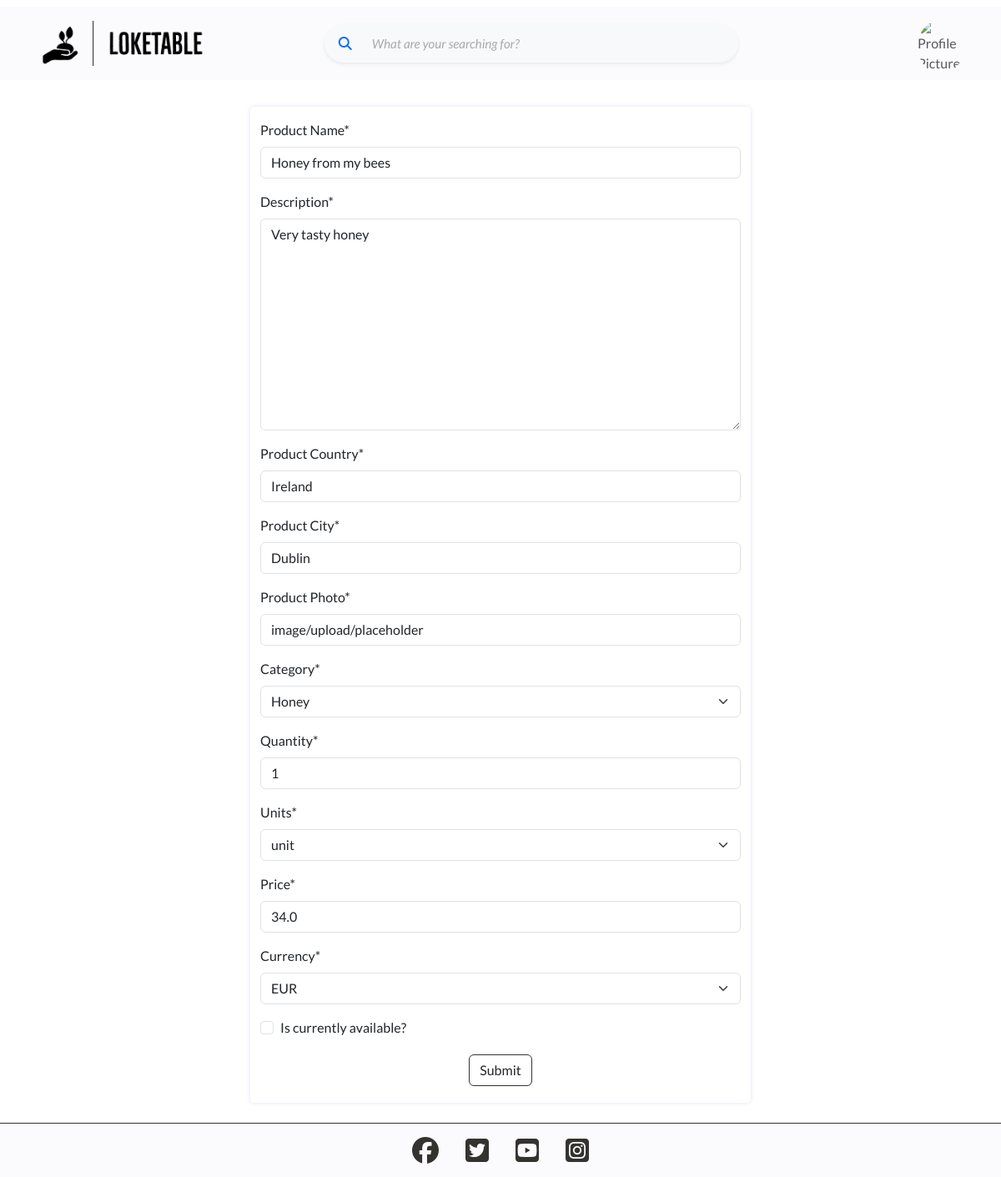
The app's page /products/edit/honey-from-my-bees/3/ (signed in), older data.
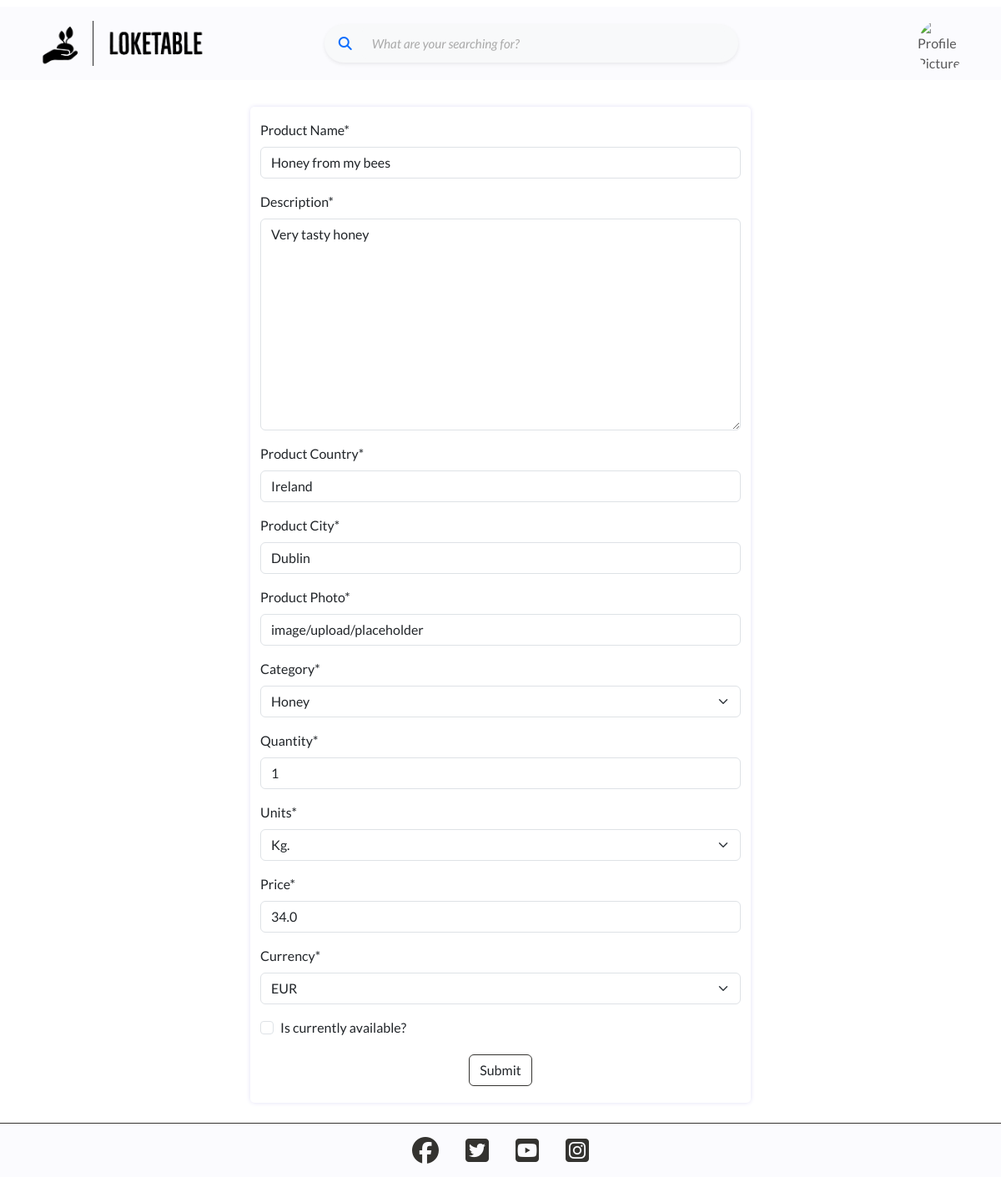
The same page, newer data.
### products/models.py (models this page shows, shortened)
class Product(models.Model):
    user = models.ForeignKey(
        User,
        on_delete=models.CASCADE,
        related_name="producer"
        )
    title = models.CharField(max_length=30, null=False, blank=False)
    description = models.TextField(max_length=1000, null=False, blank=False)
    country = models.CharField(max_length=30)
    city = models.CharField(max_length=30)
    created_date = models.DateTimeField(auto_now_add=True)
    updated_date = models.DateTimeField(auto_now=True)
    image = CloudinaryField('image', default='placeholder')
    category = models.CharField(
        max_length=50,
        choices=CATEGORIES,
        default="other"
        )
    price = models.FloatField()
    currency = models.CharField(
        max_length=10,
        choices=CURRENCIES,
        default="eur"
        )
    available = models.BooleanField()
    quantity = models.IntegerField(null=False, blank=False)
    units = models.CharField(
        max_length=10,
        choices=UNIT_CHOICES,
        default='unit'
    )
    slug = models.SlugField(max_length=200)
    favorited_by = models.ManyToManyField(
        User, related_name='favorites',
        blank=True
    )
    class Meta:
        ordering = ['-updated_date']

### products/views.py (the view, shortened to what this page needs)
class EditProduct(LoginRequiredMixin, UserPassesTestMixin, generic.UpdateView):
    template_name = 'products/add_product.html'
    form_class = ProductForm
    model = Product
    def test_func(self):
        return self.request.user == self.get_object().user

### products/forms.py
class ProductForm(forms.ModelForm):
    class Meta:
        model = Product
        fields = [
            'title',
            'description',
            'country',
            'city',
            'image',
            'category',
            'quantity',
            'units',
            'price',
            'currency',
            'available'
        ]
        labels = {
            'title': 'Product Name',
            'description': 'Description',
            'country': 'Product Country',
            'city': 'Product City',
            'image': 'Product Photo',
            'category': 'Category',
            'quantity': 'Quantity',
            'units': 'Units',
            'price': 'Price',
            'currency': 'Currency',
            'available': 'Is currently available?'
        }

### products/templates/products/add_product.html (shortened to what this page needs)
{% extends 'base.html' %}
{% block content %}
    <div class="container form-container">
        <form method="POST" enctype="multipart/form-data" class="my-4 py-3">
            {{ form | crispy }}
            <div class="d-flex justify-content-center">
                <input type="submit" value="Submit" class="btn general-purpose-btn my-1">
            </div>
        </form>
    </div>
{% endblock %}

Row changes from the older to the newer data that the page shows:
changed Product "Honey from my bees": units "unit" → "Kg."
